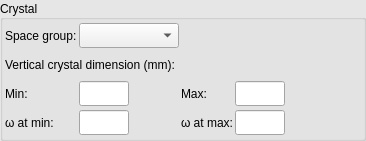
<?xml version="1.0" encoding="UTF-8"?>
<ui version="4.0">
 <class>VerticalCrystalDimensionWidgetLayout</class>
 <widget class="QWidget" name="VerticalCrystalDimensionWidgetLayout">
  <property name="geometry">
   <rect>
    <x>0</x>
    <y>0</y>
    <width>366</width>
    <height>128</height>
   </rect>
  </property>
  <property name="sizePolicy">
   <sizepolicy hsizetype="MinimumExpanding" vsizetype="Minimum">
    <horstretch>0</horstretch>
    <verstretch>0</verstretch>
   </sizepolicy>
  </property>
  <property name="palette">
   <palette>
    <active>
     <colorrole role="Base">
      <brush brushstyle="SolidPattern">
       <color alpha="255">
        <red>255</red>
        <green>255</green>
        <blue>255</blue>
       </color>
      </brush>
     </colorrole>
     <colorrole role="Window">
      <brush brushstyle="SolidPattern">
       <color alpha="255">
        <red>230</red>
        <green>230</green>
        <blue>230</blue>
       </color>
      </brush>
     </colorrole>
    </active>
    <inactive>
     <colorrole role="Base">
      <brush brushstyle="SolidPattern">
       <color alpha="255">
        <red>255</red>
        <green>255</green>
        <blue>255</blue>
       </color>
      </brush>
     </colorrole>
     <colorrole role="Window">
      <brush brushstyle="SolidPattern">
       <color alpha="255">
        <red>230</red>
        <green>230</green>
        <blue>230</blue>
       </color>
      </brush>
     </colorrole>
    </inactive>
    <disabled>
     <colorrole role="Base">
      <brush brushstyle="SolidPattern">
       <color alpha="255">
        <red>230</red>
        <green>230</green>
        <blue>230</blue>
       </color>
      </brush>
     </colorrole>
     <colorrole role="Window">
      <brush brushstyle="SolidPattern">
       <color alpha="255">
        <red>230</red>
        <green>230</green>
        <blue>230</blue>
       </color>
      </brush>
     </colorrole>
    </disabled>
   </palette>
  </property>
  <property name="windowTitle">
   <string>VerticalCrystalDimensionWidget</string>
  </property>
  <layout class="QVBoxLayout">
   <property name="margin">
    <number>0</number>
   </property>
   <item>
    <widget class="QGroupBox" name="gbox">
     <property name="sizePolicy">
      <sizepolicy hsizetype="MinimumExpanding" vsizetype="Minimum">
       <horstretch>0</horstretch>
       <verstretch>0</verstretch>
      </sizepolicy>
     </property>
     <property name="title">
      <string>Crystal</string>
     </property>
     <property name="alignment">
      <set>Qt::AlignLeading|Qt::AlignLeft|Qt::AlignVCenter</set>
     </property>
     <property name="checked">
      <bool>false</bool>
     </property>
     <layout class="QHBoxLayout">
      <property name="spacing">
       <number>2</number>
      </property>
      <property name="margin">
       <number>2</number>
      </property>
      <item>
       <layout class="QGridLayout" name="gridLayout">
        <property name="leftMargin">
         <number>0</number>
        </property>
        <property name="topMargin">
         <number>0</number>
        </property>
        <property name="spacing">
         <number>2</number>
        </property>
        <item row="1" column="0" colspan="3">
         <widget class="QLabel" name="dimension_label">
          <property name="minimumSize">
           <size>
            <width>0</width>
            <height>27</height>
           </size>
          </property>
          <property name="maximumSize">
           <size>
            <width>16777215</width>
            <height>27</height>
           </size>
          </property>
          <property name="text">
           <string>Vertical crystal dimension (mm):</string>
          </property>
          <property name="wordWrap">
           <bool>false</bool>
          </property>
         </widget>
        </item>
        <item row="3" column="0">
         <widget class="QLabel" name="vdim_min_phi_label">
          <property name="minimumSize">
           <size>
            <width>0</width>
            <height>27</height>
           </size>
          </property>
          <property name="maximumSize">
           <size>
            <width>16777215</width>
            <height>27</height>
           </size>
          </property>
          <property name="text">
           <string>ω at min:</string>
          </property>
          <property name="wordWrap">
           <bool>false</bool>
          </property>
         </widget>
        </item>
        <item row="0" column="1">
         <widget class="QComboBox" name="space_group_ledit">
          <property name="sizePolicy">
           <sizepolicy hsizetype="Preferred" vsizetype="Minimum">
            <horstretch>0</horstretch>
            <verstretch>0</verstretch>
           </sizepolicy>
          </property>
          <property name="minimumSize">
           <size>
            <width>100</width>
            <height>25</height>
           </size>
          </property>
          <property name="maximumSize">
           <size>
            <width>200</width>
            <height>25</height>
           </size>
          </property>
         </widget>
        </item>
        <item row="2" column="0">
         <widget class="QLabel" name="min_vdim_label">
          <property name="minimumSize">
           <size>
            <width>0</width>
            <height>27</height>
           </size>
          </property>
          <property name="maximumSize">
           <size>
            <width>16777215</width>
            <height>27</height>
           </size>
          </property>
          <property name="text">
           <string>Min:</string>
          </property>
          <property name="wordWrap">
           <bool>false</bool>
          </property>
         </widget>
        </item>
        <item row="2" column="1">
         <widget class="QLineEdit" name="min_vdim_ledit">
          <property name="minimumSize">
           <size>
            <width>50</width>
            <height>25</height>
           </size>
          </property>
          <property name="maximumSize">
           <size>
            <width>50</width>
            <height>25</height>
           </size>
          </property>
         </widget>
        </item>
        <item row="2" column="2">
         <widget class="QLabel" name="max_vdim_label">
          <property name="minimumSize">
           <size>
            <width>0</width>
            <height>27</height>
           </size>
          </property>
          <property name="maximumSize">
           <size>
            <width>16777215</width>
            <height>27</height>
           </size>
          </property>
          <property name="text">
           <string>Max:</string>
          </property>
          <property name="wordWrap">
           <bool>false</bool>
          </property>
         </widget>
        </item>
        <item row="3" column="1">
         <widget class="QLineEdit" name="min_vphi_ledit">
          <property name="minimumSize">
           <size>
            <width>50</width>
            <height>25</height>
           </size>
          </property>
          <property name="maximumSize">
           <size>
            <width>50</width>
            <height>25</height>
           </size>
          </property>
         </widget>
        </item>
        <item row="3" column="3">
         <widget class="QLineEdit" name="max_vphi_ledit">
          <property name="minimumSize">
           <size>
            <width>50</width>
            <height>25</height>
           </size>
          </property>
          <property name="maximumSize">
           <size>
            <width>50</width>
            <height>25</height>
           </size>
          </property>
         </widget>
        </item>
        <item row="3" column="2">
         <widget class="QLabel" name="max_vphi_label">
          <property name="text">
           <string>ω at max:</string>
          </property>
          <property name="wordWrap">
           <bool>false</bool>
          </property>
         </widget>
        </item>
        <item row="2" column="3">
         <widget class="QLineEdit" name="max_vdim_ledit">
          <property name="minimumSize">
           <size>
            <width>50</width>
            <height>25</height>
           </size>
          </property>
          <property name="maximumSize">
           <size>
            <width>50</width>
            <height>25</height>
           </size>
          </property>
         </widget>
        </item>
        <item row="0" column="0">
         <widget class="QLabel" name="space_group_label">
          <property name="minimumSize">
           <size>
            <width>0</width>
            <height>27</height>
           </size>
          </property>
          <property name="maximumSize">
           <size>
            <width>16777215</width>
            <height>27</height>
           </size>
          </property>
          <property name="text">
           <string>Space group:</string>
          </property>
          <property name="wordWrap">
           <bool>false</bool>
          </property>
         </widget>
        </item>
        <item row="2" column="4">
         <spacer name="horizontalSpacer">
          <property name="orientation">
           <enum>Qt::Horizontal</enum>
          </property>
          <property name="sizeHint" stdset="0">
           <size>
            <width>40</width>
            <height>20</height>
           </size>
          </property>
         </spacer>
        </item>
        <item row="3" column="4">
         <spacer name="horizontalSpacer_2">
          <property name="orientation">
           <enum>Qt::Horizontal</enum>
          </property>
          <property name="sizeHint" stdset="0">
           <size>
            <width>40</width>
            <height>20</height>
           </size>
          </property>
         </spacer>
        </item>
        <item row="0" column="4">
         <spacer name="horizontalSpacer_3">
          <property name="orientation">
           <enum>Qt::Horizontal</enum>
          </property>
          <property name="sizeHint" stdset="0">
           <size>
            <width>40</width>
            <height>20</height>
           </size>
          </property>
         </spacer>
        </item>
       </layout>
      </item>
     </layout>
    </widget>
   </item>
  </layout>
 </widget>
 <layoutdefault spacing="6" margin="11"/>
 <pixmapfunction>qPixmapFromMimeSource</pixmapfunction>
 <resources/>
 <connections/>
</ui>
